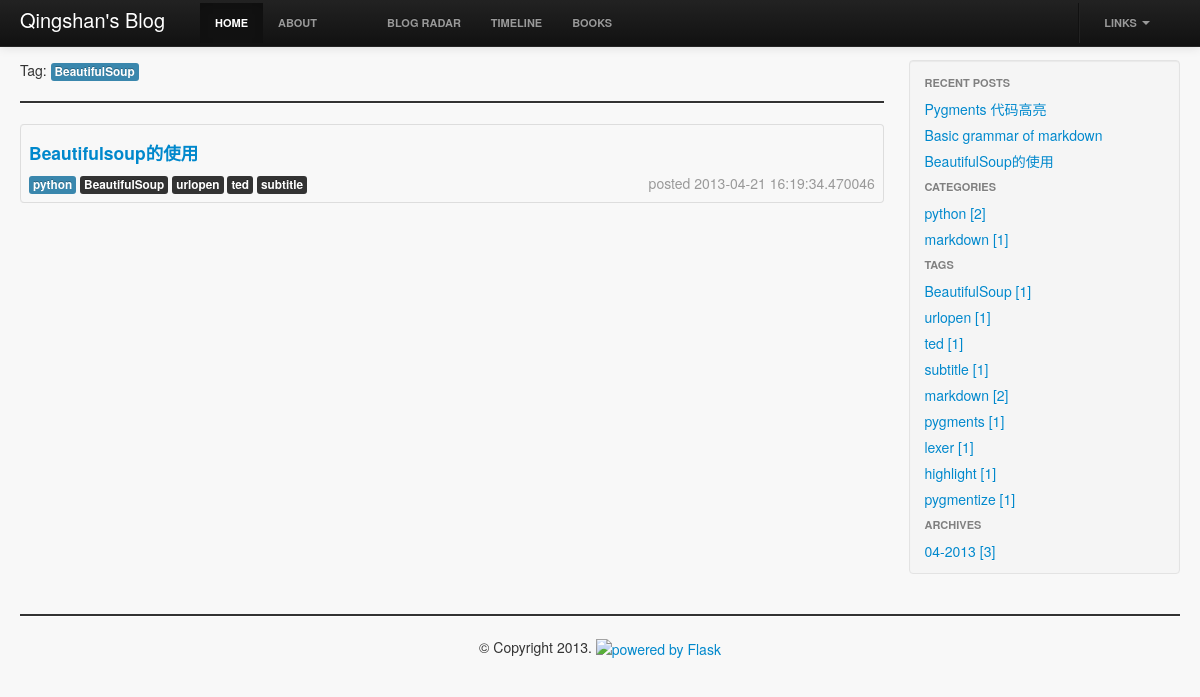
Page /tag/BeautifulSoup on the committed database.
### app/models.py (models this page shows, shortened)
class Tag(db.Model):
    id = db.Column(db.Integer, primary_key=True)
    name = db.Column(db.String(64))

class Post(db.Model):
    id = db.Column(db.Integer, primary_key=True)
    title = db.Column(db.String(256))
    body = db.Column(db.Text(1024))
    publish_date = db.Column(db.DateTime)
    category_id = db.Column(db.Integer, db.ForeignKey('category.id'))
    category = db.relationship('Category', backref=db.backref('posts'))
    tags = db.relationship('Tag', secondary=tags, backref=db.backref('posts'))

class Category(db.Model):
    id = db.Column(db.Integer, primary_key=True)
    name = db.Column(db.String(64))

### app/views.py (the view)
@app.route('/tag/<tag_name>')
def tag(tag_name):
    posts = Tag.query.filter(Tag.name == tag_name).first().posts
    return render_template('tag.html', **dict(locals(), **_contents()))

### app/views.py (called while the page is built)
def _contents():
    categories = Category.query.all()
    tags = Tag.query.all()
    func_strftime = func.strftime("%m-%Y", Post.publish_date)
    archives = db.session.query(func_strftime, func.count(Post.id)).group_by(func_strftime).all()
    recent_posts = Post.query.order_by(Post.publish_date.desc()).limit(5)
    return locals()   # {'categories': categories, 'tags': tags, 'archives': archives, 'recent_posts': recent_posts}

### app/templates/tag.html
{% extends 'base.html' %}
{% block blog_content %}
    <div class="row-fluid ">
        <span class="">Tag</span>:
        <span class="label label-info">{{ tag_name }}</span>
        <hr>
    </div>
    {% for post in posts %}
        {% include 'post_index.html' %}
    {% endfor %}
{% endblock blog_content %}

### app/templates/post_index.html
<table class="table table-bordered table-hover">
    <tbody>
    <tr class="row-fluid">
        <td>
            <h4><a href="{{ url_for('blog', blog_title=post.title) }}">{{ post.title | title }}</a></h4>
            <span class="label label-info well-small">{{ post.category.name }}</span>
            {% for tag in post.tags %}
                <span class="label label-inverse">{{ tag.name }}</span>
            {% endfor %}
            <span class="muted pull-right">posted {{ post.publish_date }}</span>
        </td>
    </tr>
    </tbody>
</table>

### app/templates/side_bar.html
<div class="well sidebar-nav ">
    <ul class="nav nav-list ">
        <li class="nav-header nav-stacked">Recent Posts</li>
        {% for post in recent_posts %}
            <li><a href="{{ url_for('blog', blog_title = post.title) }}">{{ post.title }}</a></li>
        {% endfor %}
    </ul>
    <ul class="nav nav-list ">
        <li class="nav-header">Categories</li>
        {% for category in categories %}
            <li class="control-list">
                <a href="{{ url_for('category', category_name=category.name) }}">
                    {{ category.name }}  [{{ category.posts | length }}]
                </a>
            </li>
        {% endfor %}
    </ul>
    <ul class="nav nav-list ">
        <li class="nav-header">Tags</li>
        {% for tag in tags %}
            <li>
                <a href="{{ url_for('tag', tag_name = tag.name) }}">
                    <span>{{ tag.name }}</span>
                    <span class="">[{{ tag.posts | length }}]</span></a>
            </li>
        {% endfor %}
    </ul>
    <ul class="nav nav-list ">
        <li class="nav-header">Archives</li>
        {% for archive in archives %}
            <li>
                <a href="{{ url_for('archive', archive_period = archive[0]) }}">
                    {{ archive[0] }} [{{ archive[1] }}]
                </a>
            </li>
        {% endfor %}
    </ul>
</div>

### app/static/css/layout.css (style rules this page uses)
body { padding-top: 60px; padding-bottom: 40px; }
.sidebar-nav { padding: 9px 0; }
li.nav-header { color: graytext; }
hr { border-top: 2px solid ; }

### app/static/css/sytax.css (style rules this page uses)
body { background: #f8f8f8; }

### rows in the picture
Tag: name "BeautifulSoup", posts|length "1"
Post: title "Beautifulsoup的使用", category.name "python", publish_date "2013-04-21 16:19:34.470046", title "BeautifulSoup的使用"
Tag: name "urlopen", posts|length "1"
Tag: name "ted", posts|length "1"
Tag: name "subtitle", posts|length "1"
Post: title "Pygments 代码高亮"
Post: title "Basic grammar of markdown"
Category: name "python", posts|length "2"
Category: name "markdown", posts|length "1"
Tag: name "markdown", posts|length "2"
Tag: name "pygments", posts|length "1"
Tag: name "lexer", posts|length "1"
Tag: name "highlight", posts|length "1"
Tag: name "pygmentize", posts|length "1"

### other values in the picture
{{ caption|e }} "HOME" "ABOUT"
{{ caption|e }} "BLOG RADAR" "TIMELINE" "BOOKS"
{{ archive[0] }} "04-2013"
{{ archive[1] }} "3"
